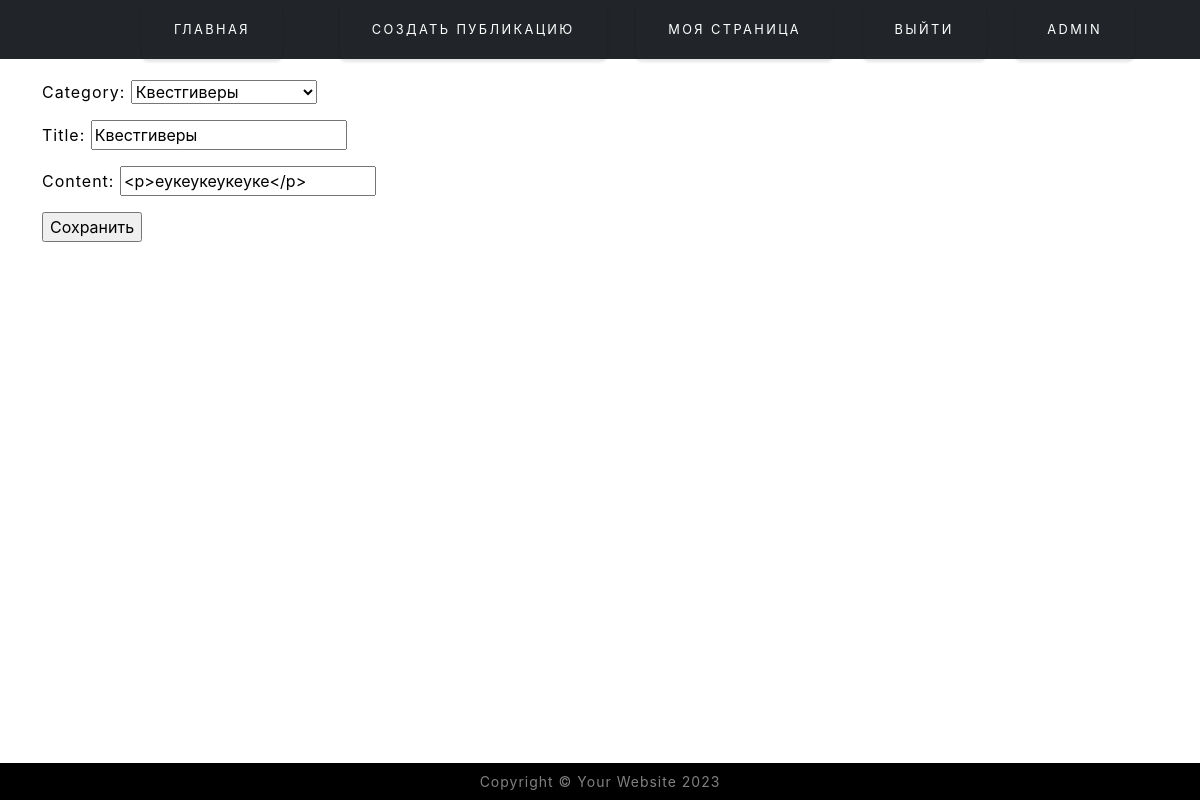
The app's page /edit/10/ (signed in) with its own data.
### Board/models.py (models this page shows, shortened)
class Board(models.Model):
    author = models.ForeignKey(User, on_delete=models.CASCADE)
    category = models.ForeignKey('Category', on_delete=models.CASCADE, blank=True)
    date_of_creation = models.DateTimeField(auto_now_add=True)
    content = RichTextUploadingField(blank=True, null=True)
    title = models.CharField(max_length=100)

### Board/views.py (the view)
# urls.py: path('edit/<int:pk>/', BoardUpdate.as_view(), name='edit'),
class BoardUpdate(LoginRequiredMixin, generic.UpdateView):
    model = Board
    template_name = 'Board/edit.html'
    form_class = BoardForm
    success_url = reverse_lazy('boardlist')

### Board/forms.py
class BoardForm(forms.ModelForm):
    content = forms.CharField(widget=CKEditorUploadingWidget())
    class Meta:
        model = Board
        fields = ('category', 'title', 'content',)

### Board/models.py (called while the page is built)
    def __str__(self):
        return f'{self.name}'

### templates/Board/edit.html (shortened to what this page needs)
{% extends 'Board/index.html' %}
{% block content %}
<div class="container text-black">
    <form method="POST">
        {{ form.as_p }}
        <input type="submit" value="Сохранить">
    </form>
</div>
{% endblock content %}

### templates/Board/index.html (shortened to what this page needs)
<!DOCTYPE html>
<html lang="ru">
    <head  >
      {% load static %}
        {% load custom_filters %}
        <link href="https://cdn.jsdelivr.net/npm/bootstrap-icons@1.5.0/font/bootstrap-icons.css" rel="stylesheet" />
        <link href="{% static 'css/styles.css' %}" rel="stylesheet" />
    </head>
<body >
        <header class=" text-dark fixed-top bg-dark">
            <div class="container">
                <div class=" d-flex flex-wrap align-items-center justify-content-center justify-content-lg-start">
                    <a href="/" class="d-flex align-items-center mb-2 mb-lg-0 text-white text-decoration-none">
                        <svg class="bi me-40" width="100" height="32" role="img" aria-label="Bootstrap"><use xlink:href="#bootstrap"/></svg>
                    </a>
                    <ul class="nav col-12 col-lg-auto me-lg-auto mb-2 justify-content-center mb-md-0">
                        <li><a href="/"><button type="button" class="btn btn-outline-white me-4">Главная</button></a></li>
                    </ul>
                    <div class="text-end">
                        {% if request.user.is_authenticated %}
                            <a href="{% url 'create' %}"><button type="button" class="btn btn-outline-white me-4">Создать публикацию</button></a>
                            <a href="{% url 'myboard' request.user.id %}"><button type="button" class="btn btn-outline-white me-4">Моя страница</button></a>
                            <a href="/accounts/logout/"><button type="button" class="btn btn-outline-white me-4">Выйти</button></a>
                            <a> <button type="button" class="btn btn-outline-white me-4">{{ request.user }}</button></a>
                        {% else %}
                            <a href="/accounts/login/"><button type="button" class="btn btn-outline-white me-4">Войти</button></a>
                        {% endif %}
                    </div>
                </div>
            </div>
</header>
        <header class="py-3">
        </header>
{% block content%}
{% endblock content %}
<footer class="footer bg-black small fixed-bottom text-center text-white-50">
    <div class="container px-1 px-lg-5">Copyright &copy; Your Website 2023</div>
</footer>
    </body>
</html>

### records on screen
Board: category "Квестгиверы", title "Квестгиверы", content "<p>еукеукеукеуке</p>"

### other values on screen
{{ request.user }} "ADMIN"
